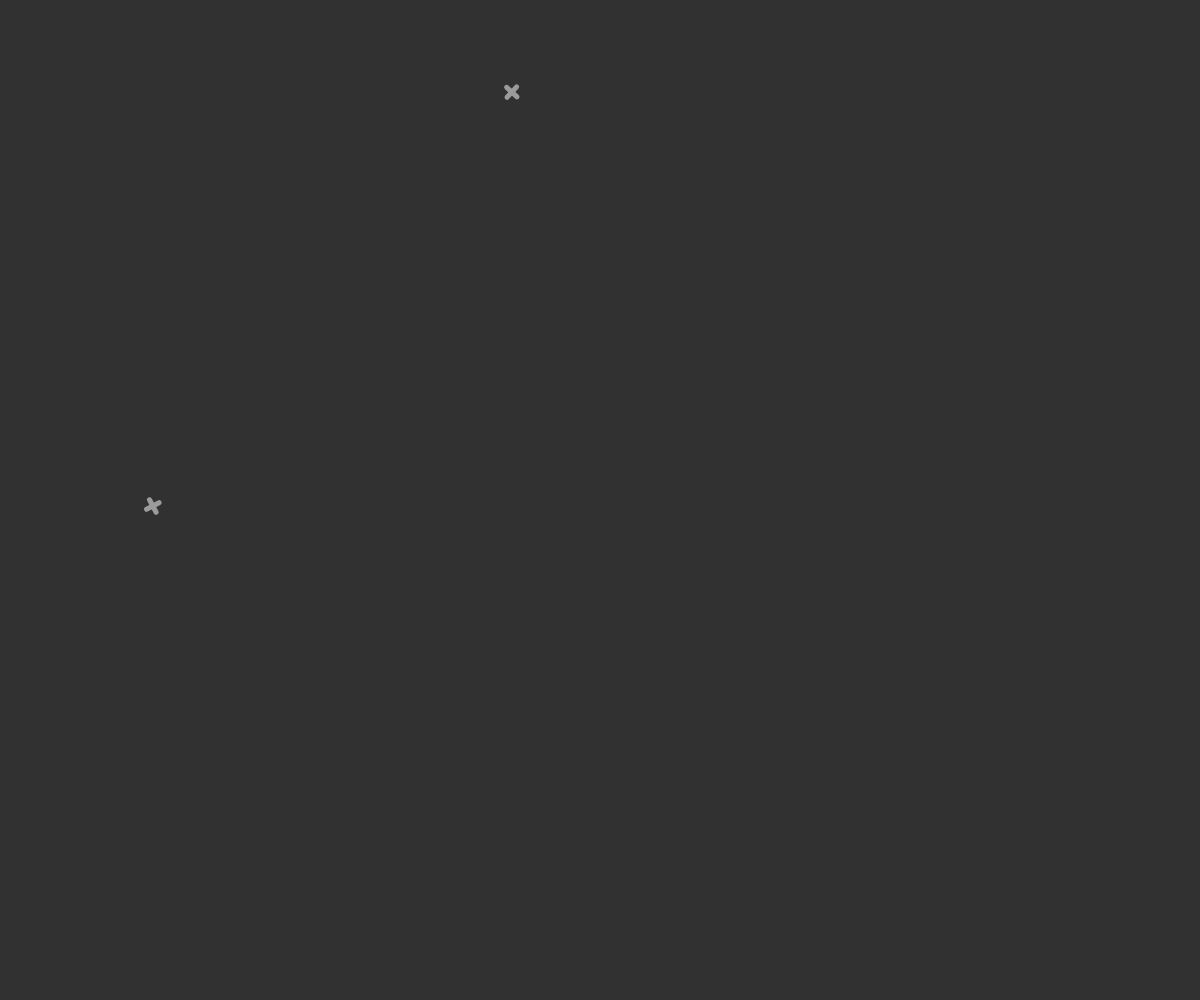
Frame 1 (no input)
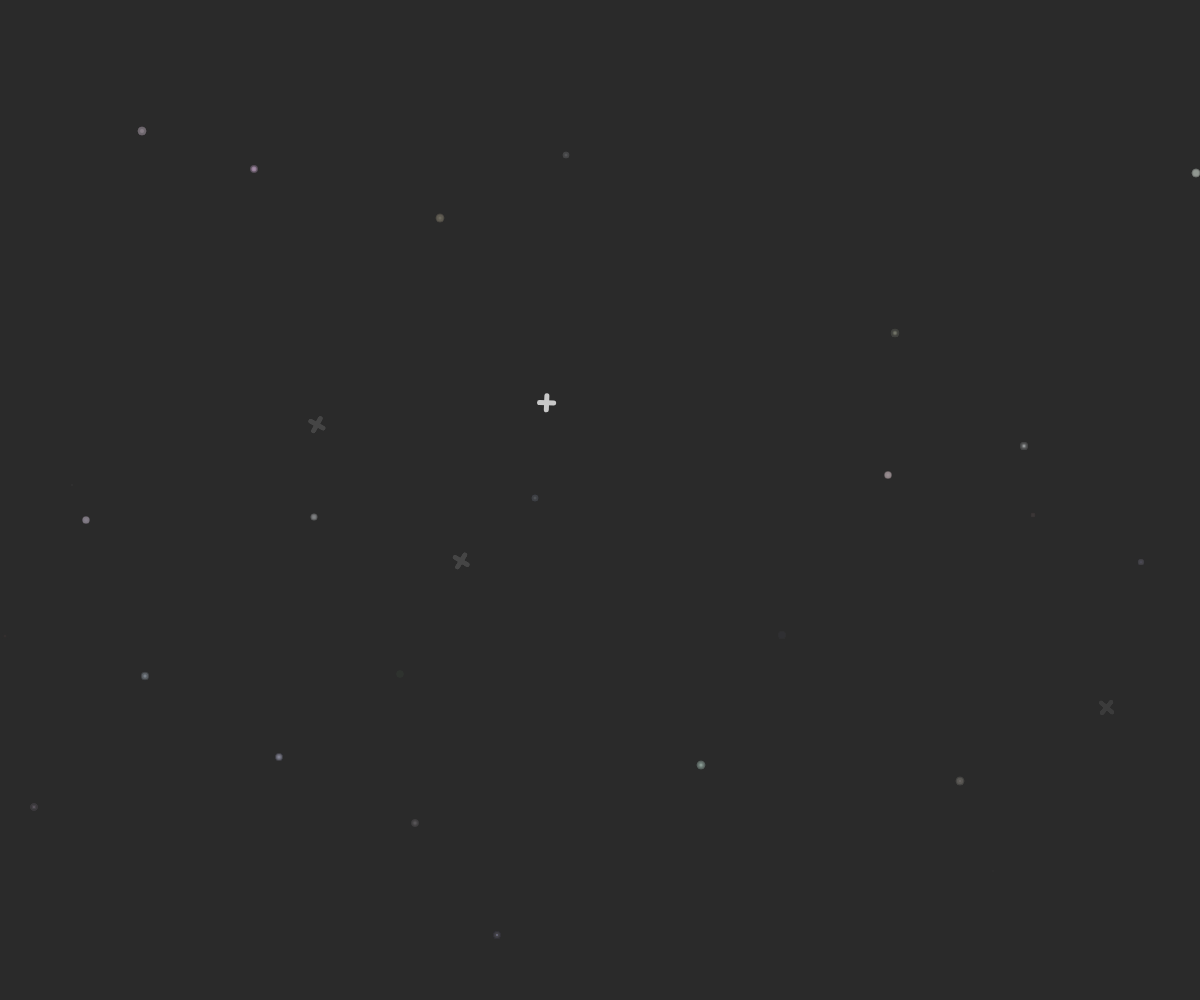
Frame 60 (no input)
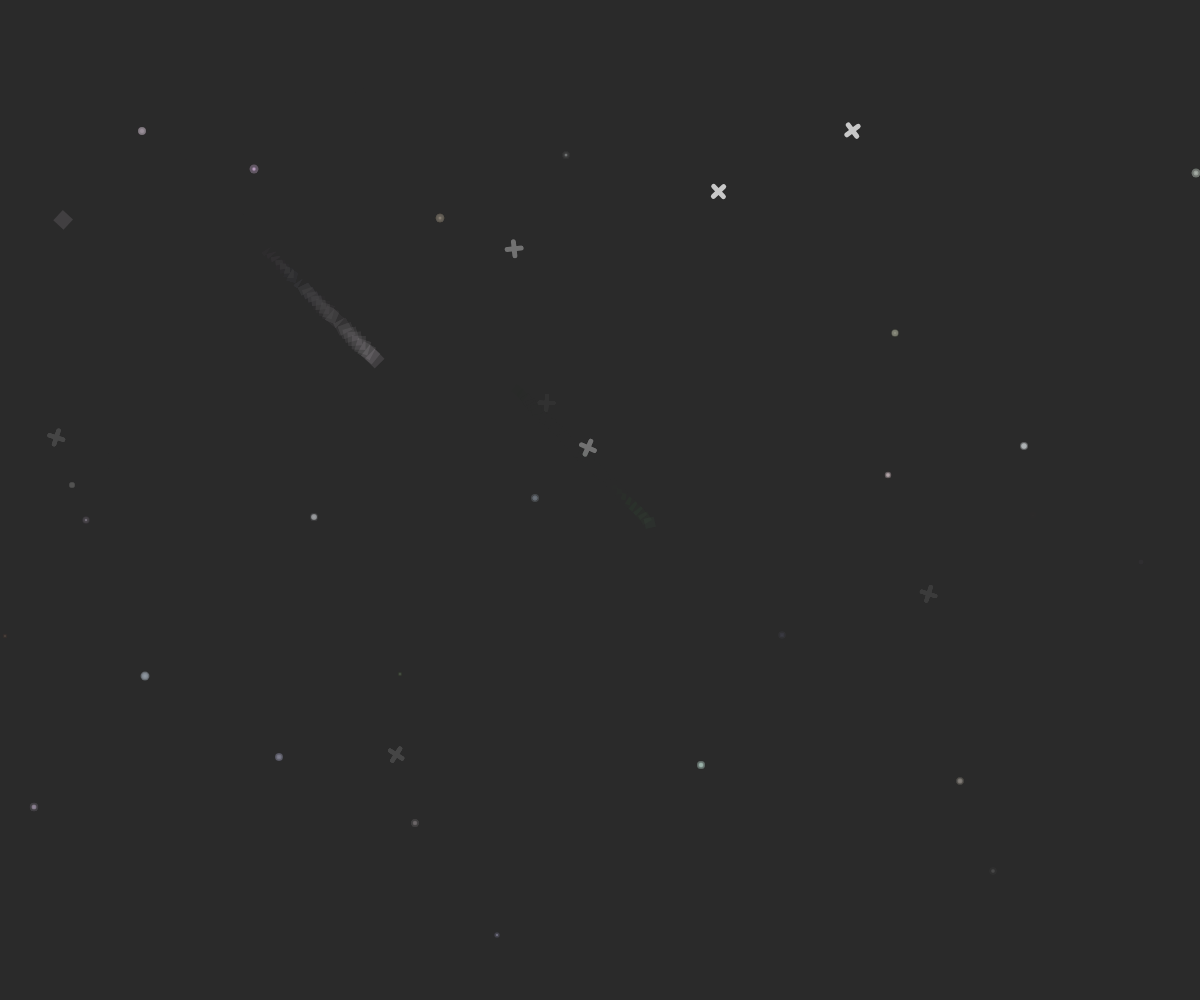
Frame 120 (the mouse pressed at the canvas centre since frame 60)

The p5.js sketch that drew these frames (run headless with seeded random() and noise() and a simulated clock; from frame 60 on, the mouse is pressed at the canvas centre):

// p5.js sketch
// ── sketch.js
const STARSIZE = 10;
var exploding = 0;
class Star{
  constructor(x,y){
    this.x = x;
    this.y = y;
    this.opacity = random(0,100);
  }
  twinkle(){
    this.opacity = random(0,100);
  }
  draw(){
    translate(width/2, height/2);
    rotate(random(0,360));
    fill(200, this.opacity);
    line(this.x, this.y, this.x+STARSIZE, this.y+STARSIZE);
    line(this.x+STARSIZE, this.y, this.x, this.y + STARSIZE);
    rotate(0);
    translate(0,0);
    this.twinkle();
  }
}
class Circle{
  constructor(x,y){
    this.x = x;
    this.y = y;
    this.r = Math.floor(random(200,255));
    this.g = Math.floor(random(200,255));
    this.b = Math.floor(random(200,255));
    this.opacity = Math.floor(random(0,100));
  }
  draw(){
    fill(this.r, this.b, this.g, this.opacity);
    ellipse(this.x, this.y, Math.floor(random(1,10)));
  }
}
class shootingStar{
  constructor(startX, startY){
    this.x = startX;
    this.y = startY;
    this.r = Math.floor(random(100,255));
    this.g = Math.floor(random(100,255));
    this.b = Math.floor(random(100,255));
    this.deg = Math.floor(random(0,360));
    this.opacity = 0;
    this.size = random(10,15);
    this.speed = random(2,5);
    this.movementVector = createVector(random(0,5),random(0,5));
    this.mouseDisplace;
  }
  draw(){
    translate(this.x, this.y);
    rotate(this.deg);
    
    rectMode(CENTER);
    fill(this.r, this.g, this.b, this.opacity);
    rect(0, 0, this.size, this.size);
    rectMode(CORNER);
    rotate(-this.deg);
    translate(-this.x, -this.y);
    
  }
}
class explosionParticle{
  constructor(originX, originY){
    this.x = originX;
    this.y = originY;
    this.originX = originX;
    this.originY = originY;
    this.vector = createVector(random(-10,10), random(-10,10));
    this.opacity = 100;
    this.cycles = 0;
  }
  draw(){
    fill(200, this.opacity);
    rect(this.x, this.y, 3,3);
    this.opacity -= random(0,5);
    this.cycles +=1;
  }
}
var stars = [];
var circles = [];
var particles = [];
var shootingStars = [];
function setup(){
  angleMode(DEGREES);
  createCanvas(windowWidth, windowHeight);
  stroke(160);
  strokeWeight(5);
  strokeCap(ROUND);
  background(50);
  for(var i = 0; i < 25; i++){
    stars.push(new Star(Math.floor(random(width/10,width + 200)),Math.floor(random(height/10,height/4))));
    circles.push(new Circle(Math.floor(random(0, width)), Math.floor(random(height/10, height))));
  }
  for(var j = 0; j < stars.length; j++){
    stars[j].draw();
  }
  
  
}

function draw(){
  angleMode(RADIANS);
  angleMode(DEGREES);
  background(40,9);
  if(frameCount % 10 === 0){
    stars[Math.floor(random(0,stars.length))].draw();
    stars[Math.floor(random(0,stars.length))].draw();
    stars[Math.floor(random(0,stars.length))].draw();
  }
  noStroke();
  if(frameCount % 7 === 0){
    for(var i = 0; i < circles.length; i++){
      if(circles[i].opacity >= 100){
        circles[i].opacity = 0;
      }
      else{
        circles[i].draw();
        circles[i].opacity += 1;
      }
    }
  }
  if(frameCount % 30 === 0){
    if(shootingStars.length >= 5){
      shootingStars.shift();
    }
    else{shootingStars.push(new shootingStar(Math.floor(random(0,width/2)), Math.floor(random(0, height/2))));
    }
      
    }
  for(var i = 0; i < shootingStars.length - 1; i++){
    if(shootingStars[i].x >= mouseX - 10 && shootingStars[i].y >= mouseY - 10 && shootingStars[i].x <= mouseX + 10 && shootingStars[i].y <= mouseY + 10){
      shootingStars.splice(i,1);
      exploding += 1;
    }
    if(shootingStars[i].x >= width || shootingStars[i].y >= height || shootingStars[i].x <=0 || shootingStars[i].y <=0){
      shootingStars.splice(i,1);
    }
    shootingStars[i].x += shootingStars[i].speed;
    shootingStars[i].y += shootingStars[i].speed;
    shootingStars[i].opacity +=0.5;
    shootingStars[i].deg += Math.floor(random(4,20));
    shootingStars[i].draw();
    
  }
  if(exploding >=1){
    particles.push(new explosionParticle(mouseX, mouseY));
    for(var i = 0; i < particles.length; i++){
      particles[i].draw();
      particles[i].x += particles[i].vector.x;
      particles[i].y += particles[i].vector.y;
      if(particles[i].cycles >= 15 * exploding){
        exploding  = 0;
        particles = [];
        break;
      }
    }
  }
  stroke(200);
  
}
